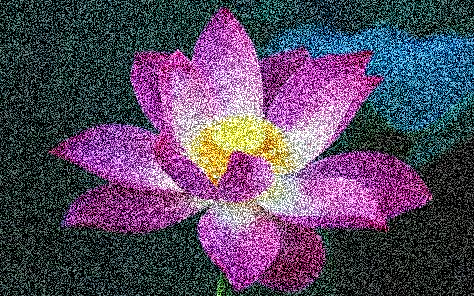
%> input picture creative-filter-uses/samples/image-static-noise.png, 474 x 296 px
$ octave image_noice_reduction.m   (GNU Octave 9; MATLAB toolbox functions it lacks are replaced by stand-ins)
%> lines starting %> are read from the running program, lines starting %| are printed output that depends on the picture
% Load and display original image
img = imread('samples\image-static-noise.png');
%> img is the input picture: size 296x474x3 uint8; mean R, G, B 88.9, 72.9, 98.4
grayImg = rgb2gray(img);
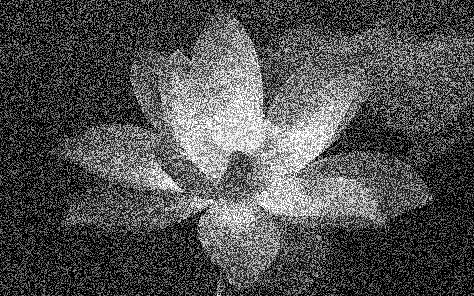
%> grayImg: size 296x474 uint8; min 0, max 255, mean 80.6

% Define different filters and sizes
filters = {fspecial('average', [3 3]), ...
           fspecial('average', [5 5]), ...
           fspecial('gaussian', [3 3], 0.5), ...
           fspecial('gaussian', [5 5], 1)};
filterNames = {'Average 3x3', 'Average 5x5', 'Gaussian 3x3', 'Gaussian 5x5'};

% Display original image and FFT
figure;
subplot(2, length(filters) + 1, 1);
imshow(grayImg);
title('Original Image');

fftOriginal = fftshift(fft2(grayImg));
fftOriginal_mag = abs(fftOriginal);
subplot(2, length(filters) + 1, length(filters) + 2);
imshow(log(1 + fftOriginal_mag), []);
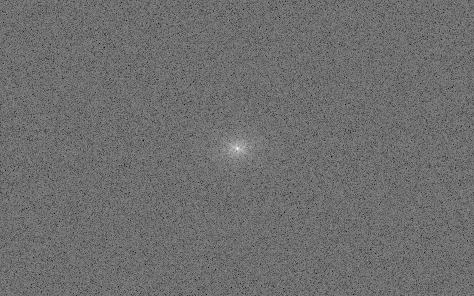
%> displayed picture: size 296x474, on the screen's scale of 0 to 255; min 0, max 255, mean 110.1
title('FFT Original Image');

% Apply filters and display results
for i = 1:length(filters)
    h = filters{i};
    filterName = filterNames{i};

    % Apply filter to the whole image
    smoothedImg = imfilter(grayImg, h);

    % Display smoothed image
    subplot(2, length(filters) + 1, i+1);
    imshow(smoothedImg);
    title(filterName);

    % FFT of smoothed image
    fftSmoothed = fftshift(fft2(smoothedImg));
    fftSmoothed_mag = abs(fftSmoothed);

    % Display magnitude spectrum of smoothed image
    subplot(2, length(filters) + 1, i+1+length(filters)+1);
    imshow(log(1 + fftSmoothed_mag), []);
    title(['FFT ' filterName]);
end
%> this loop made 4 passes
%> pass 1, `smoothedImg = imfilter(grayImg, h);`:
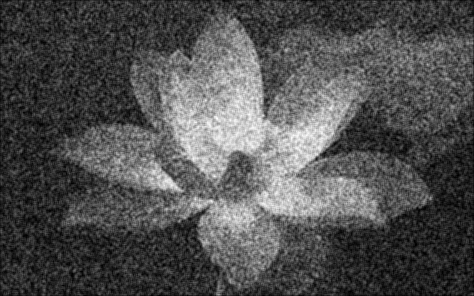
%> smoothedImg: size 296x474 uint8; min 0, max 254, mean 80.4
%> pass 1, `imshow(log(1 + fftSmoothed_mag), []);`:
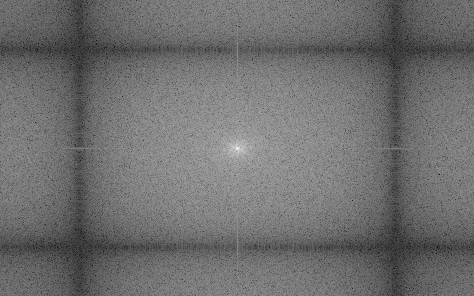
%> displayed picture: size 296x474, on the screen's scale of 0 to 255; min 0, max 255, mean 110.2
%> after the loop:
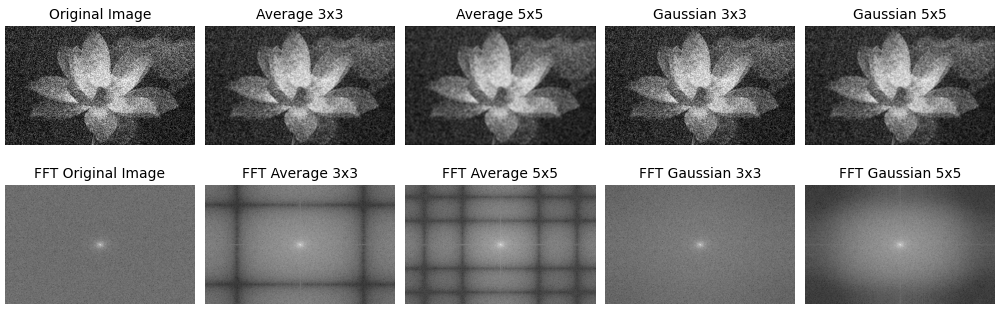
%> figure redrawn from the program's plot data, 10 panels

%% Time Domain Analysis (for all filters)

centerLine = round(size(grayImg,1)/2);
%> centerLine = 148
originalProfile = grayImg(centerLine,:);
%> originalProfile = 474 values, max 255 at index 186, min 0 at index 1, mean 102.4

figure;
plot(originalProfile, 'b', 'DisplayName', 'Original'); hold on;

for i = 1:length(filters)
    h = filters{i};
    filterName = filterNames{i};

    % Apply filter to the whole image
    smoothedImg = imfilter(grayImg, h);

    % Extract center line profile
    smoothedProfile = smoothedImg(centerLine,:);

    plot(smoothedProfile, 'DisplayName', filterName);
end
%> this loop made 4 passes
%> pass 3, `smoothedImg = imfilter(grayImg, h);`:
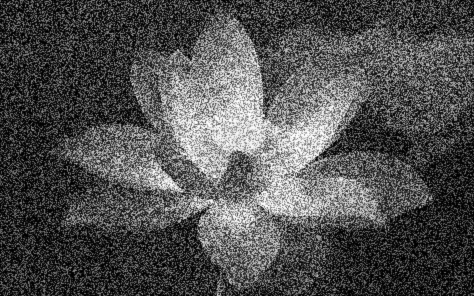
%> smoothedImg: size 296x474 uint8; min 0, max 254, mean 80.5

title('Pixel Intensity Profile at Center Line (All Filters)');
xlabel('Pixel Position'); ylabel('Intensity');
legend show;
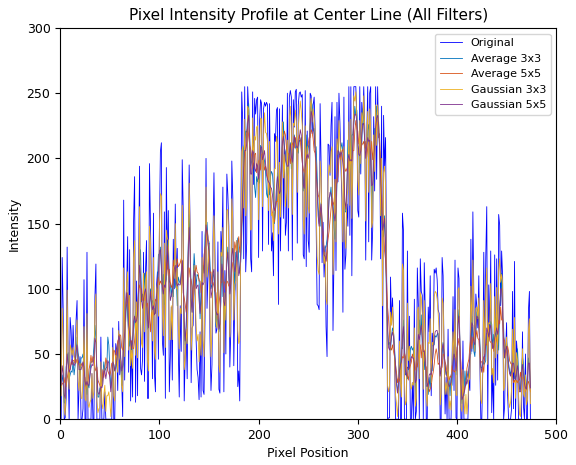
%> figure redrawn from the program's plot data; curve peaks at x = 186, y = 255; curve peaks at x = 253, y = 244; curve peaks at x = 298, y = 229; curve peaks at x = 298, y = 251
